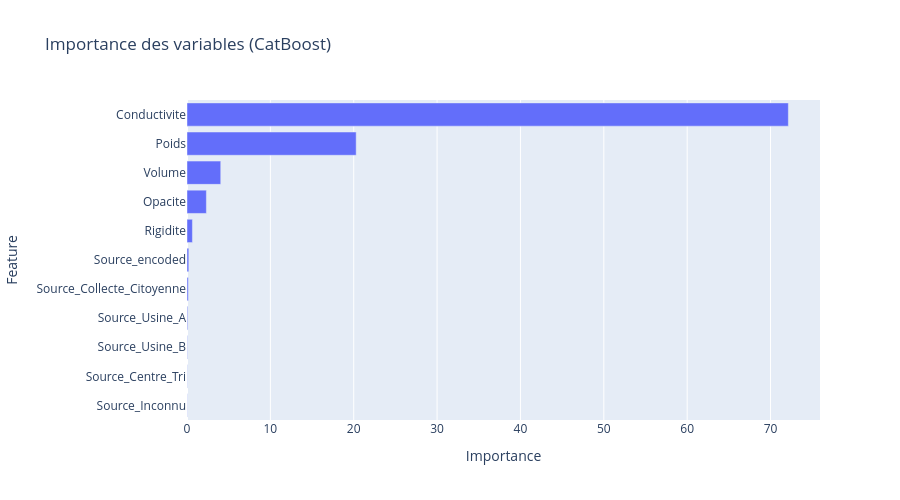

The notebook cell saved with this chart:
### Markdown cell above
## Feature Importance
Quelles caractéristiques influencent le plus le prix de revente ?

### Code cell
if hasattr(best_reg, 'feature_importances_'):
    importances = best_reg.feature_importances_
    df_imp = pd.DataFrame({'Feature': X_train.columns, 'Importance': importances}).sort_values(by='Importance', ascending=True)
    fig_imp = px.bar(df_imp, x='Importance', y='Feature', orientation='h', title=f"Importance des variables ({best_reg_name})", height=500)
    fig_imp.show()
else:
    print(f"Le modèle {best_reg_name} n'a pas d'attribut feature_importances_")

### Figure 1 — Plotly figure (JSON) as saved in the notebook; plotly's stock layout.template omitted (floating-point values rounded to 4 significant figures)
{"data": [{"hovertemplate": "Importance=%{x}<br>Feature=%{y}<extra></extra>", "legendgroup": "", "marker": {"color": "#636efa", "pattern": {"shape": ""}}, "name": "", "orientation": "h", "showlegend": false, "textposition": "auto", "type": "bar", "x": [0.02219, 0.02643, 0.04076, 0.08318, 0.1581, 0.2158, 0.6508, 2.325, 4.048, 20.29, 72.14], "xaxis": "x", "y": ["Source_Inconnu", "Source_Centre_Tri", "Source_Usine_B", "Source_Usine_A", "Source_Collecte_Citoyenne", "Source_encoded", "Rigidite", "Opacite", "Volume", "Poids", "Conductivite"], "yaxis": "y"}], "layout": {"barmode": "relative", "height": 500, "legend": {"tracegroupgap": 0}, "title": {"text": "Importance des variables (CatBoost)"}, "xaxis": {"anchor": "y", "domain": [0, 1], "title": {"text": "Importance"}}, "yaxis": {"anchor": "x", "domain": [0, 1], "title": {"text": "Feature"}}}}
